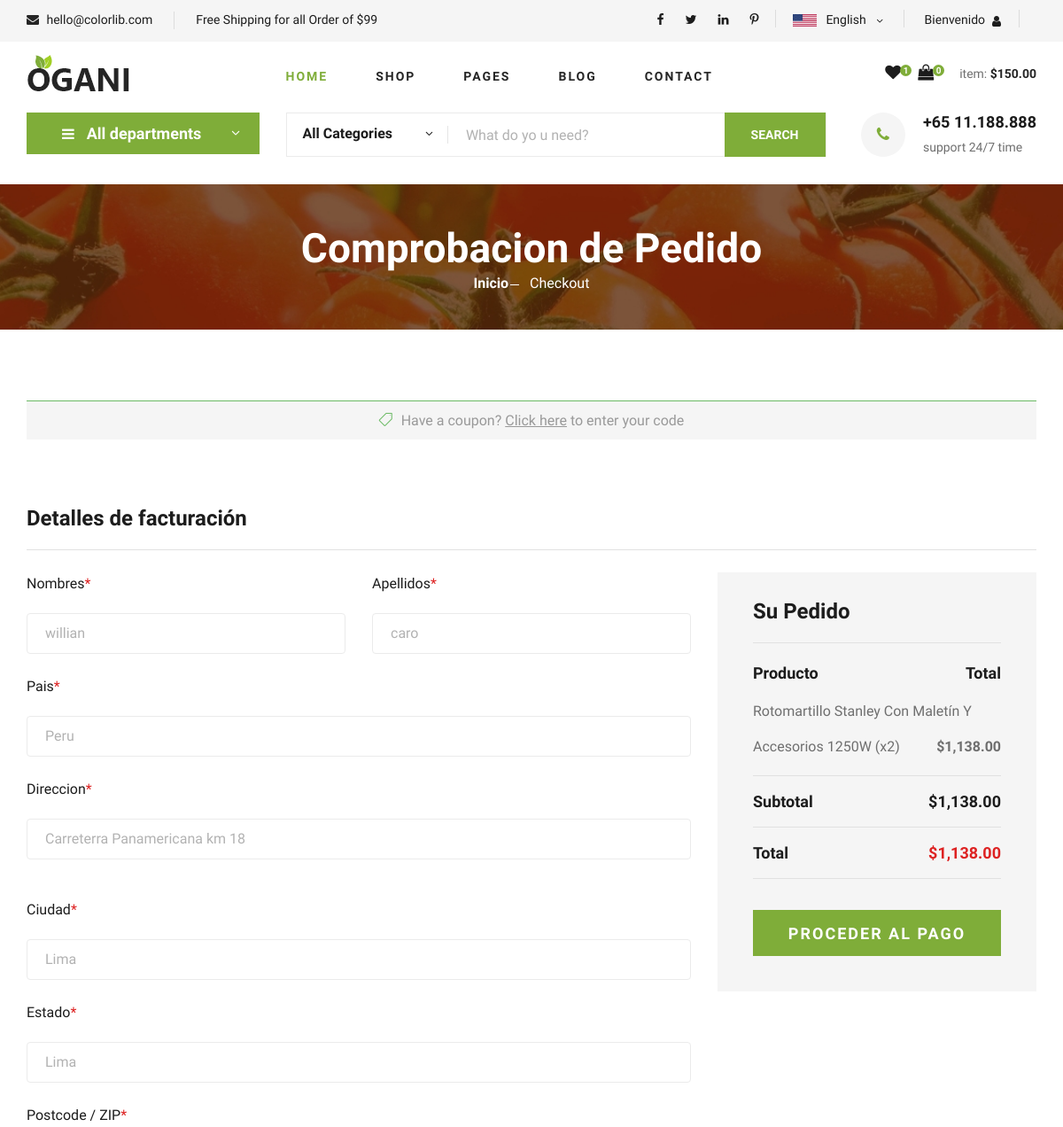
/checkout.php (signed in, upper part), run on an earlier commit of the app's database.
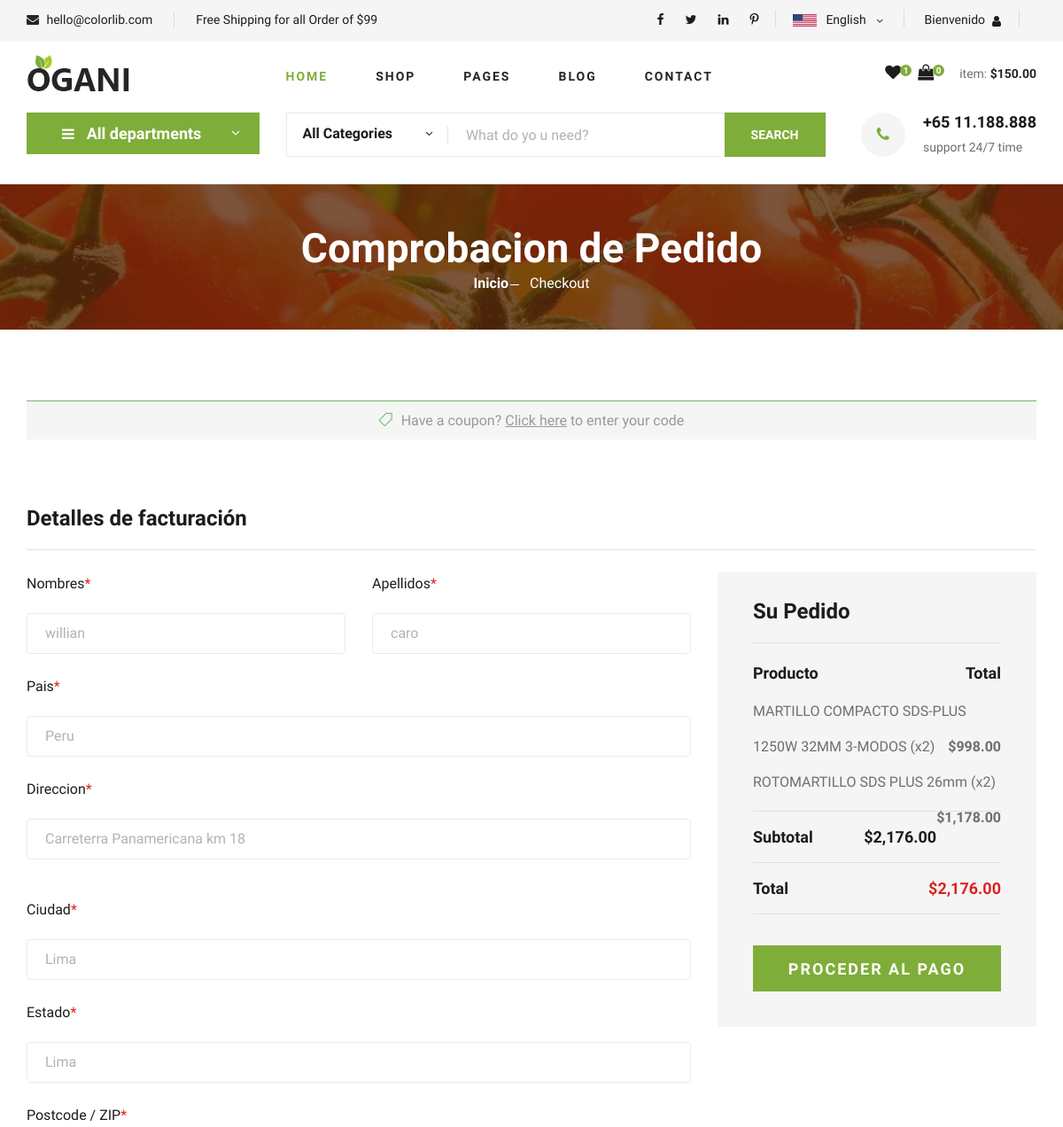
And on a later commit of the database.
### tables this page shows
CREATE TABLE `cart` (
  `id` int(11) NOT NULL,
  `id_cliente` int(11) NOT NULL,
  `id_producto` int(11) NOT NULL,
  `descripcion` varchar(255) NOT NULL,
  `precio` varchar(11) NOT NULL,
  `cantidad` int(11) DEFAULT 1
);

CREATE TABLE `productos` (
  `id_producto` int(11) NOT NULL,
  `descripcion` text NOT NULL,
  `modelo` varchar(128) NOT NULL,
  `detalles` text NOT NULL,
  `categoria` varchar(128) NOT NULL,
  `subcategoria` varchar(128) NOT NULL,
  `marca` varchar(128) NOT NULL,
  `material` varchar(128) NOT NULL,
  `origen` varchar(128) NOT NULL,
  `peso` varchar(11) NOT NULL,
  `fecha_ingreso` varchar(11) NOT NULL,
  `stock` int(11) NOT NULL,
  `precio` varchar(11) NOT NULL,
  `oferta` varchar(11) NOT NULL,
  `destacado` varchar(11) NOT NULL,
  `documentacion` text NOT NULL
);

### checkout.php (the view, shortened to what the changed rows need)
<?php
include 'conexion.php';
$id_cliente = $_SESSION['id_cliente'];
$consult_cart = "
    SELECT c.id_producto, p.descripcion, p.precio, c.cantidad
    FROM cart c
    INNER JOIN productos p ON c.id_producto = p.id_producto
    WHERE c.id_cliente = '$id_cliente'
";
$result_cart = mysqli_query($conectar, $consult_cart);
$total = 0;
?>
<!DOCTYPE html>
<html lang="zxx">
<head>
    <link rel="stylesheet" href="css/bootstrap.min.css" type="text/css">
    <link rel="stylesheet" href="css/font-awesome.min.css" type="text/css">
    <link rel="stylesheet" href="css/elegant-icons.css" type="text/css">
    <link rel="stylesheet" href="css/nice-select.css" type="text/css">
    <link rel="stylesheet" href="css/jquery-ui.min.css" type="text/css">
    <link rel="stylesheet" href="css/owl.carousel.min.css" type="text/css">
    <link rel="stylesheet" href="css/slicknav.min.css" type="text/css">
    <link rel="stylesheet" href="css/style.css" type="text/css">
</head>
<body>
    <section class="breadcrumb-section set-bg" data-setbg="img/breadcrumb.jpg">
        <div class="container">
            <div class="row">
                <div class="col-lg-12 text-center">
                    <div class="breadcrumb__text">
                        <h2>Comprobacion de Pedido</h2>
                    </div>
                </div>
            </div>
        </div>
    </section>
    <section class="checkout spad">
        <div class="container">
            <div class="checkout__form">
                <form action="#">
                    <div class="row">
                        <div class="col-lg-4 col-md-6">
                            <div class="checkout__order">
                                <ul>
                                    <?php while ($row = mysqli_fetch_assoc($result_cart)) :
                                        $subtotal = $row['precio'] * $row['cantidad'];
                                        $total += $subtotal;
                                    ?>
                                        <li>
                                            <?php echo $row['descripcion']; ?> (x<?php echo $row['cantidad']; ?>)
                                            <span>$<?php echo number_format($subtotal, 2); ?></span>
                                        </li>
                                    <?php endwhile; ?>
                                </ul>
                                <div class="checkout__order__subtotal">Subtotal <span>$<?php echo number_format($total, 2); ?></span></div>
                                <div class="checkout__order__total">Total <span>$<?php echo number_format($total, 2); ?></span></div>
                            </div>
                        </div>
                    </div>
                </form>
            </div>
        </div>
    </section>
</body>
</html>

What changed in the data, as far as the page shows it:
removed cart: id_producto.descripcion "Rotomartillo Stanley Con Maletín Y Accesorios 1250W", cantidad "2", subtotal "1,138.00"
added cart: id_producto.descripcion "MARTILLO COMPACTO SDS-PLUS 1250W 32MM 3-MODOS", cantidad "2", subtotal "998.00"
added cart: id_producto.descripcion "ROTOMARTILLO SDS PLUS 26mm", cantidad "2", subtotal "1,178.00"
Also different on the page:
$total: "1,138.00" → "2,176.00"
